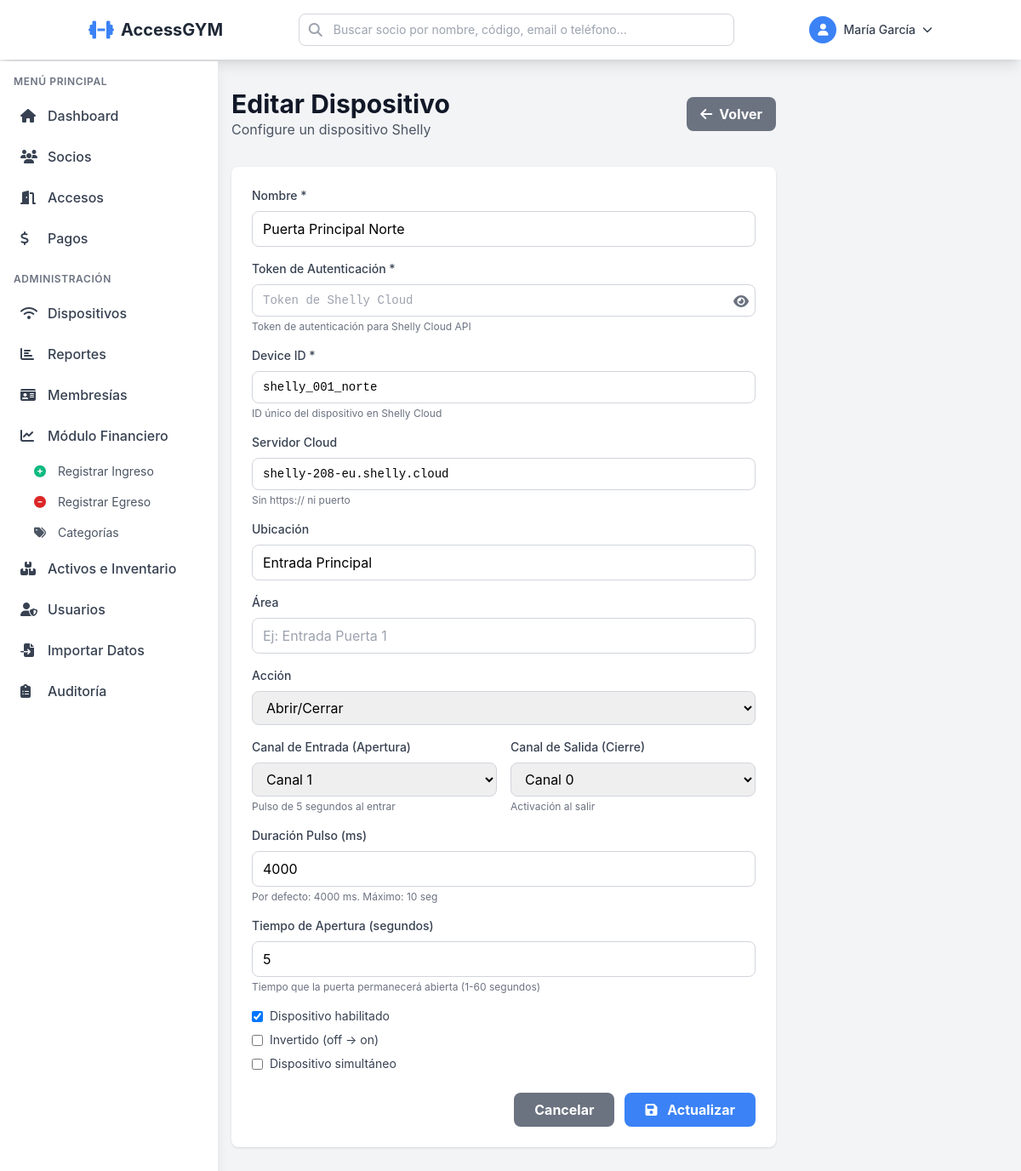
The app's page /dispositivo_form.php?id=1 (signed in) with its own data.
### tables this page shows
CREATE TABLE dispositivos_shelly (
    id INT AUTO_INCREMENT PRIMARY KEY,
    nombre VARCHAR(100) NOT NULL,
    device_id VARCHAR(100) UNIQUE NOT NULL,
    tipo VARCHAR(50) DEFAULT 'puerta_magnetica',
    sucursal_id INT NOT NULL,
    ubicacion VARCHAR(100),
    tiempo_apertura INT DEFAULT 5,
    estado ENUM('online', 'offline', 'error') DEFAULT 'offline',
    ultima_conexion TIMESTAMP NULL,
    activo TINYINT(1) DEFAULT 1,
    created_at TIMESTAMP DEFAULT CURRENT_TIMESTAMP,
    updated_at TIMESTAMP DEFAULT CURRENT_TIMESTAMP ON UPDATE CURRENT_TIMESTAMP,
    FOREIGN KEY (sucursal_id) REFERENCES sucursales(id) ON DELETE CASCADE
);

### config/Database.php (called while the page is built, shortened)
<?php
class Database {
    private static $instance = null;
    private $connection;
    private function __construct() {
        try {
            $dsn = "mysql:host=" . DB_HOST . ";dbname=" . DB_NAME . ";charset=" . DB_CHARSET;
            $options = [
                PDO::ATTR_ERRMODE => PDO::ERRMODE_EXCEPTION,
                PDO::ATTR_DEFAULT_FETCH_MODE => PDO::FETCH_ASSOC,
                PDO::ATTR_EMULATE_PREPARES => false,
            ];
            $this->connection = new PDO($dsn, DB_USER, DB_PASS, $options);
        } catch (PDOException $e) {
            error_log("Database Connection Error: " . $e->getMessage());
            die("Error de conexión a la base de datos. Por favor, contacte al administrador.");
        }
    }
    public static function getInstance() {
        if (self::$instance === null) {
            self::$instance = new self();
        }
        return self::$instance;
    }
    public function getConnection() {
        return $this->connection;
    }
}

### app/models/Model.php (called while the page is built, shortened)
<?php
class Model {
    protected $db;
    protected $table;
    public function __construct() {
        $this->db = Database::getInstance()->getConnection();
    }
    public function find($id) {
        $stmt = $this->db->prepare("SELECT * FROM {$this->table} WHERE id = ?");
        $stmt->execute([$id]);
        return $stmt->fetch();
    }
}

### public/dispositivo_form.php (the view, shortened to what this page needs)
<?php
$dispositivoModel = new DispositivoShelly();
$isEdit = isset($_GET['id']) && !empty($_GET['id']);
$dispositivoId = $isEdit ? (int)$_GET['id'] : null;
$dispositivo = $isEdit ? $dispositivoModel->find($dispositivoId) : null;
$pageTitle = $isEdit ? 'Editar Dispositivo' : 'Nuevo Dispositivo';
?>
<!DOCTYPE html>
<html lang="es">
<head>
    <script src="https://cdn.tailwindcss.com"></script>
    <link rel="stylesheet" href="https://cdnjs.cloudflare.com/ajax/libs/font-awesome/6.4.0/css/all.min.css">
</head>
<body class="bg-gray-100">
    <?php include __DIR__ . '/../app/views/partials/navbar.php'; ?>
    <div class="container mx-auto px-4 py-8 max-w-2xl">
        <div class="mb-8 flex justify-between items-center">
            <div>
                <h1 class="text-3xl font-bold text-gray-900"><?php echo $pageTitle; ?></h1>
                <p class="text-gray-600">Configure un dispositivo Shelly</p>
            </div>
            <a href="dispositivos.php" class="bg-gray-500 hover:bg-gray-600 text-white font-bold py-2 px-4 rounded inline-flex items-center">
                <i class="fas fa-arrow-left mr-2"></i>
                Volver
            </a>
        </div>
        <form method="POST" class="bg-white rounded-lg shadow p-6">
            <div class="space-y-4">
                <div>
                    <label class="block text-sm font-medium text-gray-700 mb-2">Nombre *</label>
                    <input type="text" name="nombre" required
                           value="<?php echo htmlspecialchars($dispositivo['nombre'] ?? ''); ?>"
                           placeholder="Ej: Puerta Principal"
                           class="w-full px-3 py-2 border border-gray-300 rounded-md focus:outline-none focus:ring-blue-500 focus:border-blue-500">
                </div>
                <div>
                    <label class="block text-sm font-medium text-gray-700 mb-2">Token de Autenticación *</label>
                    <div class="relative">
                        <input type="password" name="auth_token" required
                               value="<?php echo htmlspecialchars($dispositivo['auth_token'] ?? ''); ?>"
                               placeholder="Token de Shelly Cloud"
                               class="w-full px-3 py-2 border border-gray-300 rounded-md focus:outline-none focus:ring-blue-500 focus:border-blue-500 font-mono text-sm">
                        <button type="button"
                                onclick="const input = this.previousElementSibling; input.type = input.type === 'password' ? 'text' : 'password';"
                                class="absolute right-2 top-2 text-gray-500 hover:text-gray-700">
                            <i class="fas fa-eye"></i>
                        </button>
                    </div>
                    <p class="mt-1 text-xs text-gray-500">Token de autenticación para Shelly Cloud API</p>
                </div>
                <div>
                    <label class="block text-sm font-medium text-gray-700 mb-2">Device ID *</label>
                    <input type="text" name="device_id" required
                           value="<?php echo htmlspecialchars($dispositivo['device_id'] ?? ''); ?>"
                           placeholder="Ej: 34987A67DA6C"
                           class="w-full px-3 py-2 border border-gray-300 rounded-md focus:outline-none focus:ring-blue-500 focus:border-blue-500 font-mono text-sm">
                    <p class="mt-1 text-xs text-gray-500">ID único del dispositivo en Shelly Cloud</p>
                </div>
                <div>
                    <label class="block text-sm font-medium text-gray-700 mb-2">Servidor Cloud</label>
                    <input type="text" name="servidor_cloud"
                           value="<?php echo htmlspecialchars($dispositivo['servidor_cloud'] ?? 'shelly-208-eu.shelly.cloud'); ?>"
                           placeholder="shelly-208-eu.shelly.cloud"
                           class="w-full px-3 py-2 border border-gray-300 rounded-md focus:outline-none focus:ring-blue-500 focus:border-blue-500 font-mono text-sm">
                    <p class="mt-1 text-xs text-gray-500">Sin https:// ni puerto</p>
                </div>
                <div>
                    <label class="block text-sm font-medium text-gray-700 mb-2">Ubicación</label>
                    <input type="text" name="ubicacion"
                           value="<?php echo htmlspecialchars($dispositivo['ubicacion'] ?? ''); ?>"
                           placeholder="Ej: Entrada principal, Área de pesas"
                           class="w-full px-3 py-2 border border-gray-300 rounded-md focus:outline-none focus:ring-blue-500 focus:border-blue-500">
                </div>
                <div>
                    <label class="block text-sm font-medium text-gray-700 mb-2">Área</label>
                    <input type="text" name="area"
                           value="<?php echo htmlspecialchars($dispositivo['area'] ?? ''); ?>"
                           placeholder="Ej: Entrada Puerta 1"
                           class="w-full px-3 py-2 border border-gray-300 rounded-md focus:outline-none focus:ring-blue-500 focus:border-blue-500">
                </div>
                <div>
                    <label class="block text-sm font-medium text-gray-700 mb-2">Acción</label>
                    <select name="tipo" class="w-full px-3 py-2 border border-gray-300 rounded-md focus:outline-none focus:ring-blue-500 focus:border-blue-500">
                        <option value="puerta_magnetica" <?php echo ($dispositivo['tipo'] ?? 'puerta_magnetica') == 'puerta_magnetica' ? 'selected' : ''; ?>>
                            Abrir/Cerrar
                        </option>
                    </select>
                </div>
                <div class="grid grid-cols-2 gap-4">
                    <div>
                        <label class="block text-sm font-medium text-gray-700 mb-2">Canal de Entrada (Apertura)</label>
                        <select name="canal_entrada"
                                class="w-full px-3 py-2 border border-gray-300 rounded-md focus:outline-none focus:ring-blue-500 focus:border-blue-500">
                            <option value="1" <?php echo ($dispositivo['canal_entrada'] ?? 1) == 1 ? 'selected' : ''; ?>>Canal 1</option>
                        </select>
                        <p class="mt-1 text-xs text-gray-500">Pulso de 5 segundos al entrar</p>
                    </div>
                    <div>
                        <label class="block text-sm font-medium text-gray-700 mb-2">Canal de Salida (Cierre)</label>
                        <select name="canal_salida"
                                class="w-full px-3 py-2 border border-gray-300 rounded-md focus:outline-none focus:ring-blue-500 focus:border-blue-500">
                            <option value="0" <?php echo ($dispositivo['canal_salida'] ?? 0) == 0 ? 'selected' : ''; ?>>Canal 0</option>
                        </select>
                        <p class="mt-1 text-xs text-gray-500">Activación al salir</p>
                    </div>
                </div>
                <div>
                    <label class="block text-sm font-medium text-gray-700 mb-2">Duración Pulso (ms)</label>
                    <input type="number" name="duracion_pulso" min="1000" max="10000" step="100"
                           value="<?php echo htmlspecialchars($dispositivo['duracion_pulso'] ?? 4000); ?>"
                           class="w-full px-3 py-2 border border-gray-300 rounded-md focus:outline-none focus:ring-blue-500 focus:border-blue-500">
                    <p class="mt-1 text-xs text-gray-500">Por defecto: 4000 ms. Máximo: 10 seg</p>
                </div>
                <div>
                    <label class="block text-sm font-medium text-gray-700 mb-2">Tiempo de Apertura (segundos)</label>
                    <input type="number" name="tiempo_apertura" min="1" max="60"
                           value="<?php echo htmlspecialchars($dispositivo['tiempo_apertura'] ?? 5); ?>"
                           class="w-full px-3 py-2 border border-gray-300 rounded-md focus:outline-none focus:ring-blue-500 focus:border-blue-500">
                    <p class="mt-1 text-xs text-gray-500">Tiempo que la puerta permanecerá abierta (1-60 segundos)</p>
                </div>
                <div class="space-y-2">
                    <label class="flex items-center">
                        <input type="checkbox" name="activo" <?php echo ($dispositivo['activo'] ?? 1) ? 'checked' : ''; ?>
                               class="rounded border-gray-300 text-blue-600 shadow-sm focus:border-blue-300 focus:ring focus:ring-blue-200 focus:ring-opacity-50">
                        <span class="ml-2 text-sm text-gray-700">Dispositivo habilitado</span>
                    </label>
                    <label class="flex items-center">
                        <input type="checkbox" name="invertido" <?php echo ($dispositivo['invertido'] ?? 0) ? 'checked' : ''; ?>
                               class="rounded border-gray-300 text-blue-600 shadow-sm focus:border-blue-300 focus:ring focus:ring-blue-200 focus:ring-opacity-50">
                        <span class="ml-2 text-sm text-gray-700">Invertido (off → on)</span>
                    </label>
                    <label class="flex items-center">
                        <input type="checkbox" name="simultaneo" <?php echo ($dispositivo['simultaneo'] ?? 0) ? 'checked' : ''; ?>
                               class="rounded border-gray-300 text-blue-600 shadow-sm focus:border-blue-300 focus:ring focus:ring-blue-200 focus:ring-opacity-50">
                        <span class="ml-2 text-sm text-gray-700">Dispositivo simultáneo</span>
                    </label>
                </div>
            </div>
            <div class="mt-6 flex justify-end space-x-3">
                <a href="dispositivos.php" class="bg-gray-500 hover:bg-gray-600 text-white font-bold py-2 px-6 rounded">
                    Cancelar
                </a>
                <button type="submit" class="bg-blue-600 hover:bg-blue-700 text-white font-bold py-2 px-6 rounded">
                    <i class="fas fa-save mr-2"></i>
                    <?php echo $isEdit ? 'Actualizar' : 'Registrar'; ?>
                </button>
            </div>
        </form>
    </div>
</body>
</html>

### app/views/partials/navbar.php (style rules this page uses)
body { padding-top: 4.5rem; }
@media (min-width: 1024px) { body > div.container, body > .container { margin-left: 16rem; } }

### records on screen
dispositivos_shelly: nombre "Puerta Principal Norte", device_id "shelly_001_norte", ubicacion "Entrada Principal", tipo "Abrir/Cerrar", tiempo_apertura "5", activo "☑"

### other values on screen
APP_NAME "AccessGYM"
$user['nombre'] "María García"
$pageTitle "Editar Dispositivo"
